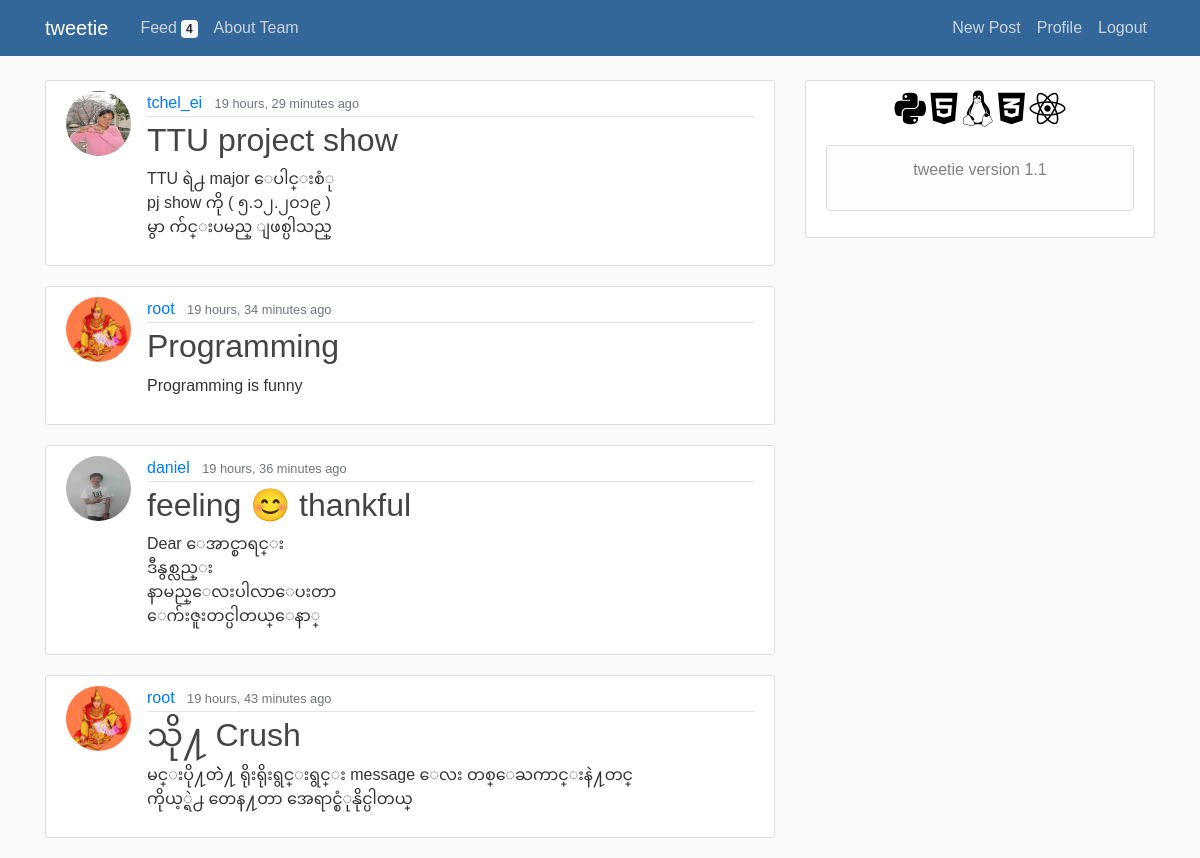
Screenshot of / (signed in) with the database file from the repository.
### blog/models.py (models this page shows, shortened)
class Post(models.Model):
    title = models.CharField(max_length=100)
    content = models.TextField()
    date_posted = models.DateTimeField(default=timezone.now)
    author = models.ForeignKey(User, on_delete=models.CASCADE)

### users/models.py (models this page shows, shortened)
class Profile(models.Model):
    user = models.OneToOneField(User, on_delete=models.CASCADE)
    image = models.ImageField(default='default.jpg', upload_to='profile_pics')

### blog/views.py (the view)
# urls.py: path('', PostListView.as_view(), name='blog-home'),
class PostListView(ListView):
    model = Post
    template_name = 'blog/home.html'  # <app>/<model>_<viewtype>.html
    context_object_name = 'posts'
    ordering = ['-date_posted']
    paginate_by = 5

### blog/templates/blog/home.html (shortened to what this page needs)
{% extends "blog/base.html" %}
{% block content %}
  {% if user.is_authenticated %}
    {% for post in posts %}
        <article class="media content-section">
          <img class="rounded-circle article-img" src="{{ post.author.profile.image.url }}">
          <div class="media-body">
            <div class="article-metadata">
              <a class="mr-2" href="{% url 'user-posts' post.author.username %}">{{ post.author }}</a>
              <small class="text-muted">{{ post.date_posted|timesince }} ago</small>
            </div>
            <h2><a class="article-title" href="{% url 'post-detail' post.id %}">{{ post.title }}</a></h2>
            <p class="article-content">{{ post.content }}</p>
          </div>
        </article>
    {% endfor %}
    {% endif %}
{% endblock content %}

### blog/templates/blog/base.html (shortened to what this page needs)
{% load static %}
{% load humanize %}
<!DOCTYPE html>
<html>
<head>
    <link rel="stylesheet" href="https://maxcdn.bootstrapcdn.com/bootstrap/4.0.0/css/bootstrap.min.css">
    <link rel="stylesheet" type="text/css" href="{% static 'blog/main.css' %}">
</head>
<body>
    <header class="site-header">
      <nav class="navbar navbar-expand-md navbar-dark bg-steel fixed-top">
        <div class="container">
          <a class="navbar-brand mr-4" href="{% url 'blog-home' %}">tweetie</a>
          <div class="collapse navbar-collapse" id="navbarToggle">
            <div class="navbar-nav mr-auto">
              <a class="nav-item nav-link" href="{% url 'blog-home' %}">Feed
              <span class="badge badge-light">{{ posts.count }}</span>
              </a>
              <a class="nav-item nav-link" href="{% url 'blog-about' %}">About Team</a>
            </div>
            <div class="navbar-nav">
              {% if user.is_authenticated %}
                <a class="nav-item nav-link" href="{% url 'post-create' %}">New Post</a>
                <a class="nav-item nav-link" href="{% url 'profile' %}">Profile</a>
                <a class="nav-item nav-link" href="{% url 'logout' %}">Logout</a>
              {% else %}
                <a class="nav-item nav-link" href="{% url 'login' %}">Login</a>
                <a class="nav-item nav-link" href="{% url 'register' %}">Register</a>
              {% endif %}
            </div>
          </div>
        </div>
      </nav>
    </header>
    <main role="main" class="container">
      <div class="row">
        <div class="col-md-8">
          {% block content %}{% endblock %}
        </div>
        <div class="col-md-4">
          <div class="content-section">
            <p class='text-muted' align='center'>
              <i class='fab fa-python' style='font-size:36px;color:#000'></i>
              <i class='fab fa-html5' style='font-size:36px;color:#000'></i>
              <i class='fab fa-linux' style='font-size:36px;color:#000'></i>
              <i class='fab fa-css3-alt' style='font-size:36px;color:#000'></i>
              <i class='fab fa-react' style='font-size:36px;color:#000'></i>
              <ul class="list-group">
                <li class="list-group-item list-group-item-light">
                  <p align='center'><strong>tweetie version 1.1</strong></p>
                </li>
              </ul>
            </p>
          </div>
        </div>
      </div>
    </main>
</body>
</html>

### blog/static/blog/main.css (style rules this page uses)
body { background: #fafafa; color: #333333; margin-top: 5rem; font-family: 'Nunito', sans-serif; font-weight: 300; }
h1, h2, h3, h4, h5, h6 { color: #444444; }
ul { margin: 0; }
.bg-steel { background-color: #336699; }
.site-header .navbar-nav .nav-link { color: #cbd5db; }
.content-section { background: #ffffff; padding: 10px 20px; border: 1px solid #dddddd; border-radius: 3px; margin-bottom: 20px; }
.article-title { color: #444444; }
.article-content { white-space: pre-line; }
.article-img { height: 65px; width: 65px; margin-right: 16px; }
.article-metadata { padding-bottom: 1px; margin-bottom: 4px; border-bottom: 1px solid #e3e3e3 }

### rows the page displays
Post: author.profile.image (picture), author "tchel_ei", date_posted "19 hours, 29 minutes", title "TTU project show", content "TTU ရဲ႕ major ေပါင္းစံု pj show ကို ( ၅.၁၂.၂၀၁၉ ) မွာ က်င္းပမည္ ျဖစ္ပါသည္"
Post: author.profile.image (picture), author "root", date_posted "19 hours, 34 minutes", title "Programming", content "Programming is funny"
Post: author.profile.image (picture), author "daniel", date_posted "19 hours, 36 minutes", title "feeling 😊 thankful", content "Dear ေအာင္စာရင္း ဒီနွစ္လည္း နာမည္ေလးပါလာေပးတာ ေက်းဇူးတင္ပါတယ္ေနာ္"
Post: author.profile.image (picture), author "root", date_posted "19 hours, 43 minutes", title "သို႔ Crush", content "မင္းပို႔တဲဲ႔ ရိုးရိုးရွင္းရွင္း message ေလး တစ္ေႀကာင္းနဲ႔တင္ ကိုယ့္ရဲ႕ တေန႔တာ အေရာင္စံုနိုင္ပါတယ္"

### other values shown
{{ posts.count }} "4"
